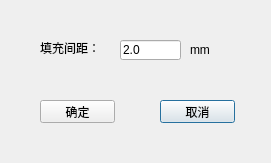
<?xml version="1.0" encoding="UTF-8"?>
<ui version="4.0">
 <class>OutlineDialog</class>
 <widget class="QDialog" name="OutlineDialog">
  <property name="geometry">
   <rect>
    <x>0</x>
    <y>0</y>
    <width>271</width>
    <height>163</height>
   </rect>
  </property>
  <property name="windowTitle">
   <string>OutlineDialog</string>
  </property>
  <widget class="QLineEdit" name="lineEdit">
   <property name="geometry">
    <rect>
     <x>120</x>
     <y>40</y>
     <width>61</width>
     <height>20</height>
    </rect>
   </property>
   <property name="text">
    <string>2.0</string>
   </property>
  </widget>
  <widget class="QPushButton" name="pushButton_quit">
   <property name="geometry">
    <rect>
     <x>160</x>
     <y>100</y>
     <width>75</width>
     <height>23</height>
    </rect>
   </property>
   <property name="text">
    <string>取消</string>
   </property>
  </widget>
  <widget class="QPushButton" name="pushButton_ok">
   <property name="geometry">
    <rect>
     <x>40</x>
     <y>100</y>
     <width>75</width>
     <height>23</height>
    </rect>
   </property>
   <property name="text">
    <string>确定</string>
   </property>
  </widget>
  <widget class="QLabel" name="label">
   <property name="geometry">
    <rect>
     <x>40</x>
     <y>40</y>
     <width>71</width>
     <height>16</height>
    </rect>
   </property>
   <property name="text">
    <string>填充间距：</string>
   </property>
  </widget>
  <widget class="QLabel" name="label_2">
   <property name="geometry">
    <rect>
     <x>190</x>
     <y>40</y>
     <width>51</width>
     <height>20</height>
    </rect>
   </property>
   <property name="text">
    <string>mm</string>
   </property>
  </widget>
 </widget>
 <layoutdefault spacing="6" margin="11"/>
 <resources/>
 <connections/>
</ui>
